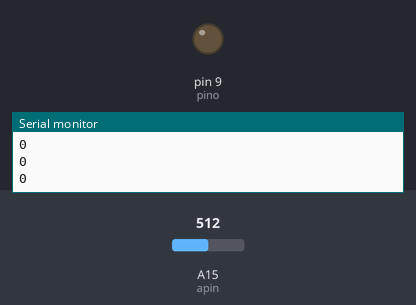
Recording of a sketch running on a simulated Arduino Mega 2560, built with avr-gcc and run on an emulated ATmega2560. Parts: output pins drawn as LEDs (lit = HIGH), the last lines printed to the serial monitor. Dashed ring = blinking. Inputs (shaded band) come from the test bench; at power-on: A15 (apin) = 512.

Above: at 1.2 s.
1.3 s: A15 (apin) set to 111
2.8 s: A15 (apin) set to 90
At 5.6 s:
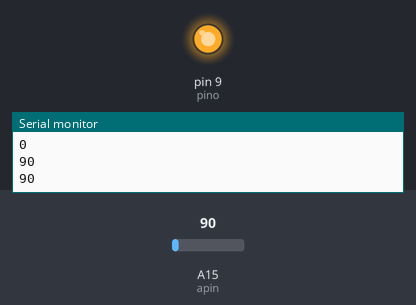
5.8 s: A15 (apin) set to 122
At 6.4 s:
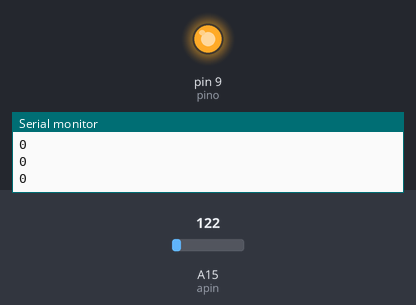
7.3 s: A15 (apin) set to 15
At 8.8 s:
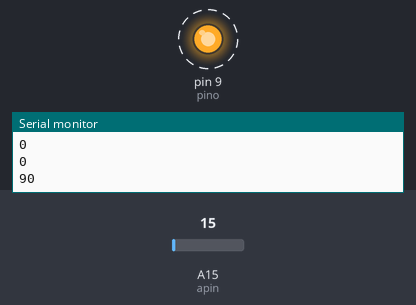
Timing chart, 0 to 11.3 s (numbered marks = the images above; inputs shaded):
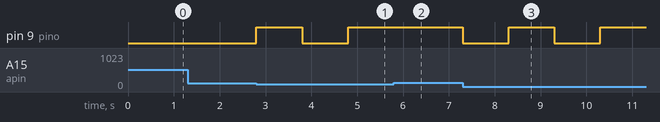

Measured:
- the behaviour switches between 101 and 100 on A15 (apin) (found by bisection; images 0 and 1)
- after the input at 2.8 s, pin 9 (pino): LOW → HIGH at once, → LOW 1.0 s later, → HIGH 1.0 s later
- after the input at 5.8 s, pin 9 (pino): stays HIGH (without the input it goes to LOW after 0.00 s)
- after the input at 7.3 s, pin 9 (pino): alternates HIGH for 1.0 s and LOW for 1.0 s, starting at once

The sketch:

TripWire.ino
```cpp
int apin = A15;
int pino=9,alarm=0;
int aval;
void setup() {
   pinMode(pino,OUTPUT);
   Serial.begin(9600);
}

void loop() {
   aval= analogRead(apin);
   //aval=1000-aval;
   //aval+=50;
   //aval-=70;
   aval=100%aval;
   aval=100-aval;

   if (aval>25)
   {
      if(alarm==100)
         alarm=0;
      else
         alarm=100;
      digitalWrite(pino,alarm);
      delay(1000);
   }

   //analogWrite(pino,aval);
   Serial.println(aval);
}
```
